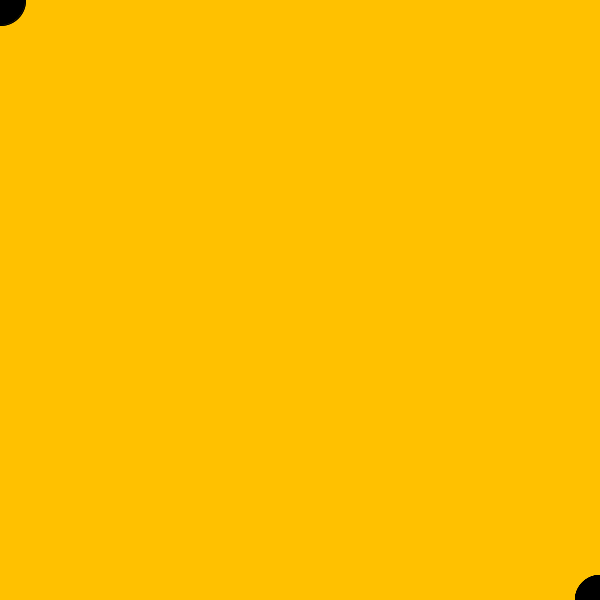
Frame 1 (no input)
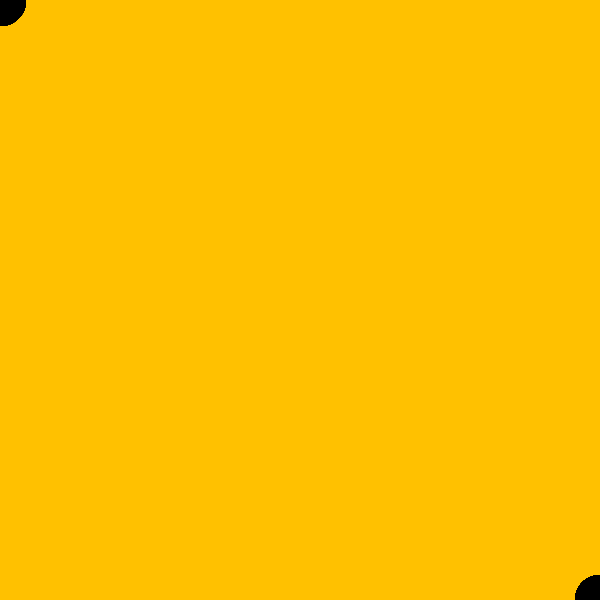
Frame 60 (the mouse pressed at the canvas centre just before this capture)
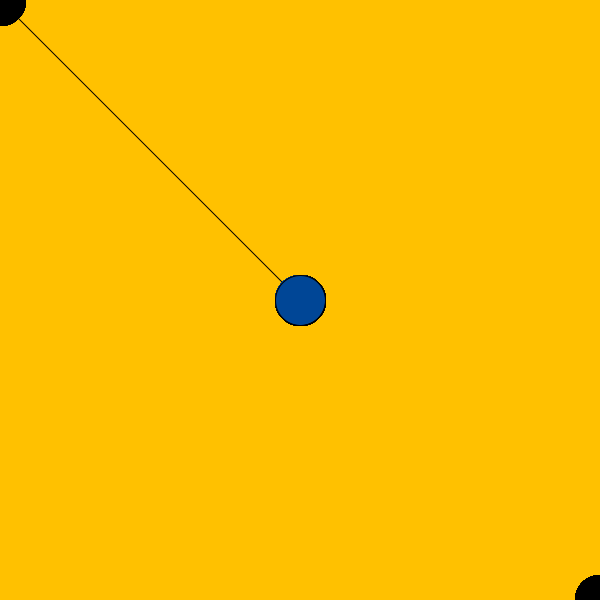
Frame 120 (the mouse held since frame 60 and released just before this capture)

The Processing sketch that drew these frames (run headless with seeded random() and noise(); from frame 60 on, the mouse is pressed at the canvas centre):

// Processing sketch: processing_135348
// ── processing_135348.pde

void setup() {
  size(600,600);
  colorMode(HSB);
  background(random(50), 255, 255);
}
void draw() {
  fill(mouseX/2,255,mouseY/2);
  
  line(mouseX,mouseY,pmouseY,pmouseX);
  ellipse(mouseX,mouseY,50,50);
  ellipse(mouseY,mouseX,50,50);
  ellipse(height-mouseY,width-mouseX,50,50);
  ellipse(width-mouseX,height-mouseY,50,50);
  ellipse(width+mouseX,height+mouseY,50,50);
  ellipse(height+mouseY,width+mouseX,50,50);
}
